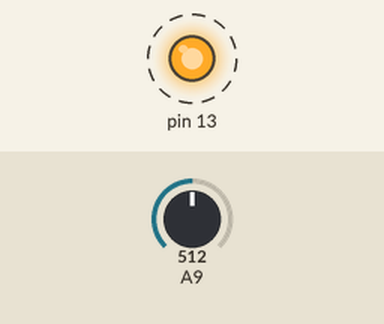
A sketch run on a simulated Arduino Mega 2560, built with avr-gcc and run on an emulated ATmega2560. Shown: output pins drawn as LEDs (lit = HIGH). Dashed ring = blinking. The inputs (shaded band) are chosen by the test bench; at power-on: A9 = 512. What the sketch prints to the serial monitor is not drawn.

Above: at 0.02 s.
Timing chart, 0 to 3.0 s (numbered marks = the images above):
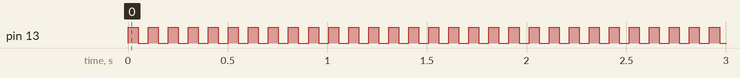

Measured:
- by itself, pin 13: alternates HIGH for 0.05 s and LOW for 0.05 s

The sketch:

SensorePressione.ino
```cpp
int value = 0;
int toggle = 0;

void setup() {
  pinMode(13, OUTPUT);
  // put your setup code here, to run once:
 Serial.begin(115200);
}

void loop() {
  toggle = 1-toggle;
  if(toggle == 1)
    digitalWrite(13, HIGH);
  else
    digitalWrite(13,LOW);
  // put your main code here, to run repeatedly:
  value = analogRead(A9);
  Serial.println(value);
  delay(50);
}
```
